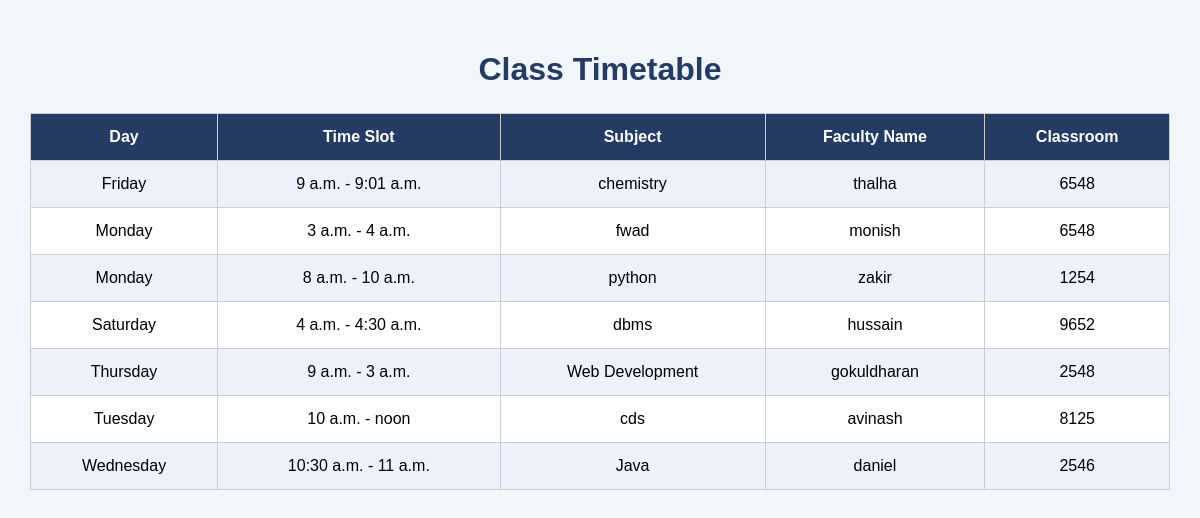
The page / on the database its author committed.
### timetable/models.py (models this page shows, shortened)
class TimeSlot(models.Model):
    DAY_CHOICES = [
        ('Monday', 'Monday'),
        ('Tuesday', 'Tuesday'),
        ('Wednesday', 'Wednesday'),
        ('Thursday', 'Thursday'),
        ('Friday', 'Friday'),
        ('Saturday', 'Saturday'),
        ('Sunday', 'Sunday'),
    ]
    day = models.CharField(max_length=20, choices=DAY_CHOICES)
    start_time = models.TimeField()
    end_time = models.TimeField()
    subject_name = models.CharField(max_length=100)
    faculty_name = models.CharField(max_length=100)
    classroom = models.CharField(max_length=50)

### timetable/views.py (the view)
# urls.py: path('', views.timetable_view, name='timetable'),
def timetable_view(request):
    timetable_records = TimeSlot.objects.all().order_by(
        'day', 'start_time'
    )
    context = {
        'timetable_records': timetable_records
    }
    return render(
        request,
        'timetable/timetable.html',
        context
    )

### timetable/templates/timetable/timetable.html (shortened to what this page needs)
<!DOCTYPE html>
<html>
<head>
</head>
<body>
    <h1>Class Timetable</h1>
    {% if timetable_records %}
    <table>
        <tr>
            <th>Day</th>
            <th>Time Slot</th>
            <th>Subject</th>
            <th>Faculty Name</th>
            <th>Classroom</th>
        </tr>
        {% for slot in timetable_records %}
        <tr>
            <td>{{ slot.day }}</td>
            <td>
                {{ slot.start_time }} - {{ slot.end_time }}
            </td>
            <td>{{ slot.subject_name }}</td>
            <td>{{ slot.faculty_name }}</td>
            <td>{{ slot.classroom }}</td>
        </tr>
        {% endfor %}
    </table>
    {% else %}
    <h3 class="empty">
        No timetable records are available.
    </h3>
    {% endif %}
</body>
</html>

### timetable/templates/timetable/timetable.html (style rules this page uses)
body { font-family: Arial, sans-serif; background-color: #f2f5fa; margin: 0; padding: 30px; }
h1 { text-align: center; color: #243b64; }
table { width: 100%; border-collapse: collapse; background-color: white; margin-top: 25px; }
th, td { border: 1px solid #ccc; padding: 14px; text-align: center; }
th { background-color: #243b64; color: white; }
tr:nth-child(even) { background-color: #edf2fa; }

### rows shown on the page
TimeSlot: day "Friday", start_time "9 a.m.", end_time "9:01 a.m.", subject_name "chemistry", faculty_name "thalha", classroom "6548"
TimeSlot: day "Monday", start_time "3 a.m.", end_time "4 a.m.", subject_name "fwad", faculty_name "monish", classroom "6548"
TimeSlot: day "Monday", start_time "8 a.m.", end_time "10 a.m.", subject_name "python", faculty_name "zakir", classroom "1254"
TimeSlot: day "Saturday", start_time "4 a.m.", end_time "4:30 a.m.", subject_name "dbms", faculty_name "hussain", classroom "9652"
TimeSlot: day "Thursday", start_time "9 a.m.", end_time "3 a.m.", subject_name "Web Development", faculty_name "gokuldharan", classroom "2548"
TimeSlot: day "Tuesday", start_time "10 a.m.", end_time "noon", subject_name "cds", faculty_name "avinash", classroom "8125"
TimeSlot: day "Wednesday", start_time "10:30 a.m.", end_time "11 a.m.", subject_name "Java", faculty_name "daniel", classroom "2546"
